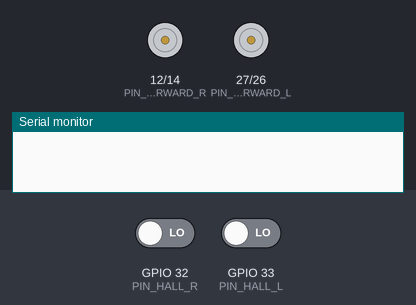
Recording of a program running on a simulated ESP32. On the bench: motor-driver pin pairs drawn as motors (green arrow = first pin HIGH = forward, orange = second pin HIGH = backward, longer = more drive, scaled by the enable pin), the last lines printed to the serial monitor. The inputs (shaded band) are chosen by the test bench; at power-on: GPIO 32 (PIN_HALL_R) LOW, GPIO 33 (PIN_HALL_L) LOW.

Above: at 0.1 s.
At 1.2 s:
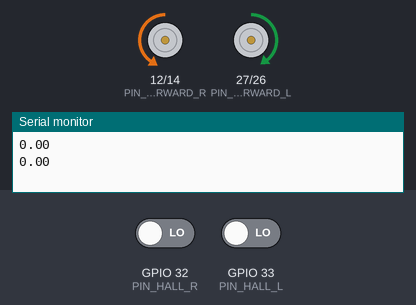
1.3 s: GPIO 32 (PIN_HALL_R) driven HIGH
4.3 s: GPIO 33 (PIN_HALL_L) driven HIGH
At 5.5 s:
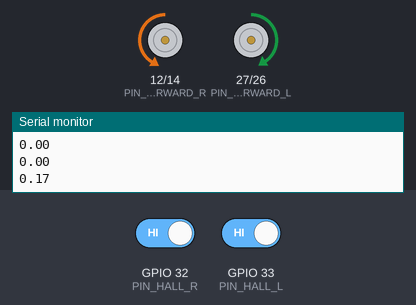
Timing chart, 0 to 7.5 s (numbered marks = the images above; inputs shaded):
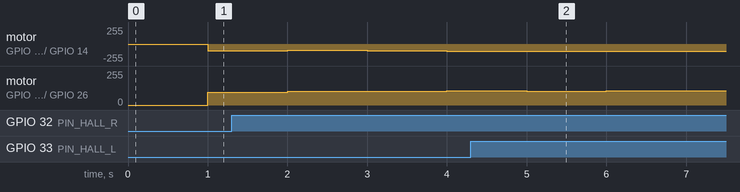

Measured:
- after the input at 4.3 s, motor on GPIO 27 (PIN_FORWARD_L) / GPIO 26 (PIN_BACK_L): forward 106/255 → forward 102/255 after 0.70 s, → forward 106/255 1.0 s later

The program:

main.cpp
```cpp
#include <Arduino.h>
#include <MotorController.h>
#include <SPI.h>
#include "esp32-hal-ledc.h"
#include <MqttClient.h>
#include <PubSubClient.h>
#include "math.h"

#define PIN_ENABLE_R 13
#define PIN_FORWARD_R 12
#define PIN_BACK_R 14
#define PIN_FORWARD_L 27
#define PIN_BACK_L 26
#define PIN_ENABLE_L 25
#define PIN_HALL_R 32
#define PIN_HALL_L 33

#define iMin -500
#define iMax 500

hw_timer_t *timer = NULL;
portMUX_TYPE timerMux = portMUX_INITIALIZER_UNLOCKED;

volatile int interruptCounter;
int totalInterruptCounter = 0;
int encoderRightCnt = 0;
int encoderLeftCnt = 0;

float minSpeed = 0;
float maxSpeed = 2;
float minControlSignal = 110;
float maxControlSignal = 350;
float maxError = 0.8;
float rightSpeed = 0;
float leftSpeed = 0;
float controlSignal;
float kp = 0.5;
float kd = 0.1;
float ki = 0.03;
float errorRightWheel;
float errorLeftWheel;
float integral;
float prevError;
float minIntegral=-12;
float maxIntegral=12;
float targetSpeed = 2;
float reduceSpeed = 5;
float reduceSpeedSide = 5;
float yRight;
float yLeft;
float uRight;
float uLeft;

std::string receivedData;
std::string valuex;
std::string valuey;

short x, y, x1, x2;
short frequency = 500;
short xCoord;
short yCoord;
short correctValue;
short finishValue = -1;
short errorValue;
short hallSensorLeft = 0;
short hallSensorRight = 0;


uint8_t resolution = 10;
uint8_t splitindex;
uint8_t channel_R = 0;
uint8_t channel_L = 1;
uint8_t topic_id = 5;

char outputData[10] = "Hi";

// const char* ssid = "SPEECH_405";
// const char* password = "multimodal";
// const char* mqtt_server = "192.168.0.91";

const char* ssid = "iGarage";
const char* password = "igarage18";
const char* mqtt_server = "10.1.30.46";

mqttClient mqtt(ssid, password, mqtt_server);

MotorController DriveCar;

void driveMotor(short);

void IRAM_ATTR onTimer()
{

    portENTER_CRITICAL_ISR(&timerMux);
    interruptCounter++;
    portEXIT_CRITICAL_ISR(&timerMux);

}

void init_Timer()
{
    timer = timerBegin(0, 80, true);
    timerAttachInterrupt(timer, &onTimer, true);
    timerAlarmWrite(timer, 1000000, true);
    timerAlarmEnable(timer);
}

void doEncoderRight()
{
    static byte pred_r = 0;
    byte r = digitalRead(PIN_HALL_R);
    if(r != pred_r)
    {
        pred_r = r;
        encoderRightCnt++;
    }
}

void doEncoderLeft()
{
    static byte pred_l = 0;
    byte l = digitalRead(PIN_HALL_L);
    if(l != pred_l)
    {
        pred_l = l;
        encoderLeftCnt++;
    }
}

void callback(char* topic, byte* message, unsigned int length)
{
    if (strcmp(topic, "platforms/5")==0) {


        receivedData = "";

        for (int i = 0; i < length; i++)
        {
            receivedData += (char)message[i];

            correctValue = atoi(receivedData.c_str());

        }
        Serial.println(correctValue);
    }
    else if ((strcmp(topic, "on_finish/5")==0)) {
        receivedData = "";

        for (int i = 0; i < length; i++)
        {
        receivedData += (char)message[i];
        finishValue = atoi(receivedData.c_str());
        }
        Serial.println(finishValue);

    }

}

float yPidControl(float yCorrectValue)
{
    float y;
    integral = integral + yCorrectValue;
    if(integral>maxIntegral) integral=maxIntegral;
    if(integral<minIntegral) integral=minIntegral;
    float rdiff = kd*(yCorrectValue - prevError);
    y = (kp*yCorrectValue + ki*integral + rdiff);
    prevError = yCorrectValue;
    return y;
}

float uPidControl(float uCorrectValue)
{
    float u = 0;
    float maxY = kp*maxError + ki*maxIntegral + kd*maxError;
    float minY = -maxY;
    u = ((uCorrectValue-minY)/(maxY-minY))*((maxControlSignal-minControlSignal))+minControlSignal;
    return u;
}

void setup()
{
    Serial.begin(115200);
    // mqtt.setupWifi();
    // mqtt.setCallback(*callback);
    init_Timer();
    DriveCar.setup(PIN_ENABLE_R,PIN_FORWARD_R,PIN_BACK_R,PIN_FORWARD_L,PIN_BACK_L,PIN_ENABLE_L, channel_R, channel_L);
    DriveCar.setupMotorDriver(channel_R, channel_L, frequency, resolution);
    pinMode(PIN_HALL_L, INPUT);
    pinMode(PIN_HALL_R, INPUT);
}

void driveMotor(short correctValue)
{
    DriveCar.controlByCamera(correctValue, reduceSpeed, reduceSpeedSide);
}

void loop()
{
    //  correctValue = 0;
    // mqtt.initClientLoop();
    // mqtt.subscribe(topic_id);
    // if (finishValue == 0)
    // {
    //     controlSignal = PIDcontrol(correctValue);
    //     DriveCar.driveMotor(controlSignal/180);
    // }
    // else if (finishValue == 1)
    //     {
    //         DriveCar.stop(correctValue);
    //     }
    // Serial.println(correctValue);
    doEncoderRight();
    doEncoderLeft();

    if (interruptCounter > 0) {

        portENTER_CRITICAL(&timerMux);
        interruptCounter--;
        rightSpeed = encoderRightCnt;
        leftSpeed = encoderLeftCnt;
        encoderRightCnt = 0;
        encoderLeftCnt = 0;
        portEXIT_CRITICAL(&timerMux);

        totalInterruptCounter++;

        Serial.println(rightSpeed/6);
        Serial.println(leftSpeed/6);

        errorRightWheel = targetSpeed - rightSpeed/6;
        errorLeftWheel = targetSpeed - leftSpeed/6;

        yRight = yPidControl(errorRightWheel);
        yLeft = yPidControl(errorLeftWheel);

        uRight = uPidControl(yRight);
        uLeft = uPidControl(yLeft);

        //Serial.println(yRight);
        //Serial.println(yLeft);

        //Serial.println(uRight);
        //Serial.println(uLeft);

        DriveCar.moveForward(uRight, uLeft);

    }

    //controlSignal = PIDcontrol(correctValue);
    //DriveCar.driveMotor(controlSignal/180);
    //Serial.println(controlSignal);
    //delay(800);
}
```
